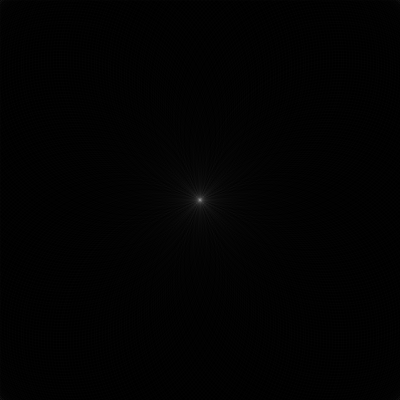
Frame 1 (no input)
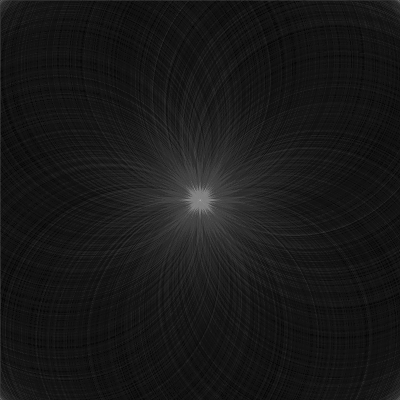
Frame 60 (the mouse pressed at the canvas centre just before this capture)
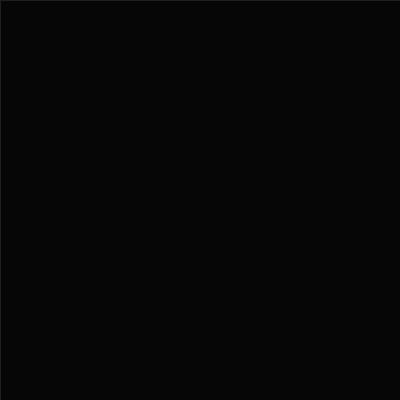
Frame 120 (the mouse held since frame 60 and released just before this capture)

The Processing sketch that drew these frames (run headless with seeded random() and noise(); from frame 60 on, the mouse is pressed at the canvas centre):

// Processing sketch: byn1
// ── byn1.pde
float valores[];

int cant = 300;
int dim = 150;

void setup() {
  size(400, 400);
  valores = new float[cant];
  for (int i = 0; i < cant; i++) {
    valores[i] = ((2*PI)/cant) * i;
  }
  noFill();
  stroke(200, 3);
  background(0);
}

void draw() {
  float x, y;
  //background(0);
  fill(0,20);
  rect(0,0,width,height);
  noFill();
  
  dim = int(dist(width/2,height/2,mouseX,mouseY));
  
  for (int i = 0; i < cant; i++) {
    x = width/2 + cos(valores[i]) * dim/2;
    y = height/2 + sin(valores[i]) * dim/2;
    ellipse(x, y, dim, dim);
    valores[i] += random(0.1);
  }
}
